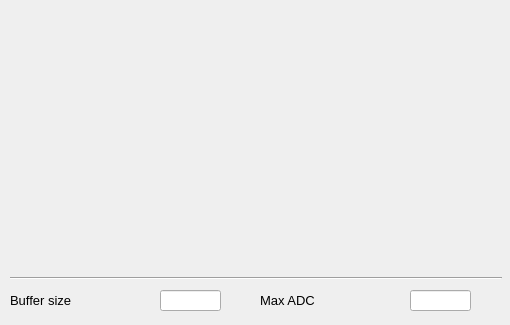
<?xml version="1.0" encoding="UTF-8"?>
<ui version="4.0">
 <class>ADC</class>
 <widget class="QMainWindow" name="ADC">
  <property name="geometry">
   <rect>
    <x>0</x>
    <y>0</y>
    <width>510</width>
    <height>325</height>
   </rect>
  </property>
  <property name="sizePolicy">
   <sizepolicy hsizetype="Minimum" vsizetype="Minimum">
    <horstretch>0</horstretch>
    <verstretch>0</verstretch>
   </sizepolicy>
  </property>
  <property name="windowTitle">
   <string>ADC raw data</string>
  </property>
  <property name="Title" stdset="0">
   <string>ADC &gt;&gt; $(BPM)</string>
  </property>
  <widget class="QWidget" name="centralwidget">
   <widget class="caCartesianPlot" name="adc">
    <property name="geometry">
     <rect>
      <x>9</x>
      <y>9</y>
      <width>491</width>
      <height>252</height>
     </rect>
    </property>
    <property name="sizePolicy">
     <sizepolicy hsizetype="MinimumExpanding" vsizetype="MinimumExpanding">
      <horstretch>0</horstretch>
      <verstretch>2</verstretch>
     </sizepolicy>
    </property>
    <property name="font">
     <font>
      <family>Sans</family>
      <pointsize>8</pointsize>
     </font>
    </property>
    <property name="Title" stdset="0">
     <string notr="true"/>
    </property>
    <property name="TitleX">
     <string notr="true">ADC samples</string>
    </property>
    <property name="TitleY">
     <string notr="true">ADC counts</string>
    </property>
    <property name="channels_1" stdset="0">
     <string notr="true">;$(BPM):adc.ChannelA</string>
    </property>
    <property name="Style_1">
     <enum>caCartesianPlot::Lines</enum>
    </property>
    <property name="symbol_1">
     <enum>caCartesianPlot::Star1</enum>
    </property>
    <property name="color_1">
     <color>
      <red>255</red>
      <green>0</green>
      <blue>0</blue>
     </color>
    </property>
    <property name="channels_2" stdset="0">
     <string notr="true">;$(BPM):adc.ChannelB</string>
    </property>
    <property name="symbol_2">
     <enum>caCartesianPlot::Star2</enum>
    </property>
    <property name="color_2">
     <color>
      <red>3</red>
      <green>0</green>
      <blue>255</blue>
     </color>
    </property>
    <property name="channels_3" stdset="0">
     <string notr="true">;$(BPM):adc.ChannelC</string>
    </property>
    <property name="symbol_3">
     <enum>caCartesianPlot::Star1</enum>
    </property>
    <property name="color_3">
     <color>
      <red>31</red>
      <green>173</green>
      <blue>30</blue>
     </color>
    </property>
    <property name="channels_4" stdset="0">
     <string notr="true">;$(BPM):adc.ChannelD</string>
    </property>
    <property name="symbol_4">
     <enum>caCartesianPlot::Star2</enum>
    </property>
    <property name="color_4">
     <color>
      <red>122</red>
      <green>12</green>
      <blue>114</blue>
     </color>
    </property>
    <property name="plotMode">
     <enum>caCartesianPlot::PlotNPointsAndStop</enum>
    </property>
    <property name="countNumOrChannel" stdset="0">
     <string notr="true"/>
    </property>
    <property name="triggerChannel" stdset="0">
     <string notr="true"/>
    </property>
    <property name="foreground">
     <color alpha="0">
      <red>255</red>
      <green>255</green>
      <blue>255</blue>
     </color>
    </property>
    <property name="gridColor">
     <color>
      <red>0</red>
      <green>0</green>
      <blue>0</blue>
     </color>
    </property>
    <property name="XaxisScaling" stdset="0">
     <enum>caCartesianPlot::Auto</enum>
    </property>
    <property name="XaxisLimits">
     <string>0;100</string>
    </property>
    <property name="YaxisLimits">
     <string>-1000000;-900000</string>
    </property>
   </widget>
   <widget class="Line" name="line">
    <property name="geometry">
     <rect>
      <x>10</x>
      <y>270</y>
      <width>492</width>
      <height>16</height>
     </rect>
    </property>
    <property name="orientation">
     <enum>Qt::Horizontal</enum>
    </property>
   </widget>
   <widget class="QLabel" name="label_19">
    <property name="geometry">
     <rect>
      <x>10</x>
      <y>290</y>
      <width>151</width>
      <height>20</height>
     </rect>
    </property>
    <property name="font">
     <font>
      <pointsize>10</pointsize>
     </font>
    </property>
    <property name="text">
     <string>Buffer size</string>
    </property>
   </widget>
   <widget class="QLabel" name="label_20">
    <property name="geometry">
     <rect>
      <x>260</x>
      <y>290</y>
      <width>151</width>
      <height>20</height>
     </rect>
    </property>
    <property name="font">
     <font>
      <pointsize>10</pointsize>
     </font>
    </property>
    <property name="text">
     <string>Max ADC</string>
    </property>
   </widget>
   <widget class="caTextEntry" name="adc_ngrp">
    <property name="geometry">
     <rect>
      <x>160</x>
      <y>290</y>
      <width>61</width>
      <height>21</height>
     </rect>
    </property>
    <property name="font">
     <font>
      <family>Sans Serif</family>
      <pointsize>10</pointsize>
     </font>
    </property>
    <property name="channel" stdset="0">
     <string notr="true">$(BPM):adc.NGRP</string>
    </property>
    <property name="precisionMode">
     <enum>caLineEdit::User</enum>
    </property>
    <property name="limitsMode">
     <enum>caLineEdit::User</enum>
    </property>
    <property name="maxValue">
     <double>10000.000000000000000</double>
    </property>
    <property name="minValue">
     <double>10.000000000000000</double>
    </property>
    <property name="fontScaleMode">
     <enum>caLineEdit::WidthAndHeight</enum>
    </property>
   </widget>
   <widget class="caLineEdit" name="calineedit">
    <property name="geometry">
     <rect>
      <x>410</x>
      <y>290</y>
      <width>61</width>
      <height>21</height>
     </rect>
    </property>
    <property name="font">
     <font>
      <family>Sans Serif</family>
      <pointsize>13</pointsize>
     </font>
    </property>
    <property name="channel" stdset="0">
     <string notr="true">$(BPM):maxadc</string>
    </property>
    <property name="fontScaleMode">
     <enum>caLineEdit::WidthAndHeight</enum>
    </property>
   </widget>
  </widget>
 </widget>
 <customwidgets>
  <customwidget>
   <class>QwtPlot</class>
   <extends>QFrame</extends>
   <header>qwt_plot.h</header>
  </customwidget>
  <customwidget>
   <class>caTextEntry</class>
   <extends>caLineEdit</extends>
   <header>caTextEntry</header>
  </customwidget>
  <customwidget>
   <class>caLineEdit</class>
   <extends>QLineEdit</extends>
   <header>caLineEdit</header>
  </customwidget>
  <customwidget>
   <class>caCartesianPlot</class>
   <extends>QwtPlot</extends>
   <header>caCartesianPlot</header>
  </customwidget>
 </customwidgets>
 <resources/>
 <connections/>
</ui>
